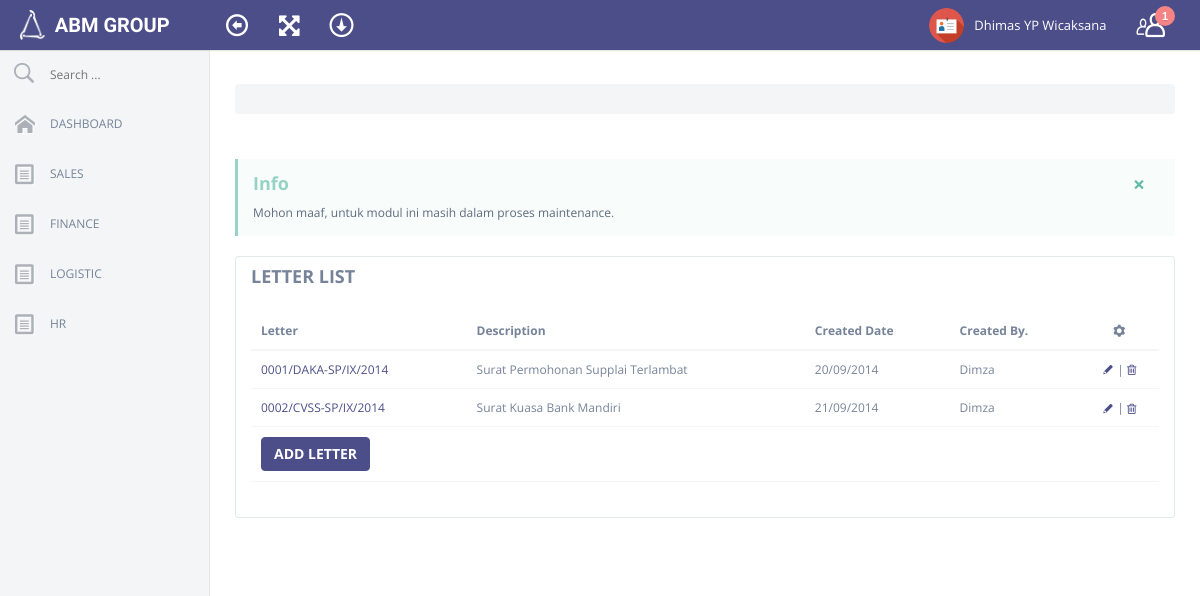
The page /listLetter.php (signed in) on the database its author committed.
### tables this page shows
CREATE TABLE IF NOT EXISTS `employee` (
`id_karyawan` int(255) NOT NULL,
  `no_pegawai` int(255) DEFAULT NULL,
  `join_date` varchar(100) DEFAULT '',
  `status_karyawan` varchar(1000) DEFAULT '',
  `kode_company` varchar(100) DEFAULT '',
  `nama_depan` varchar(1000) DEFAULT '',
  `nama_tengah` varchar(1000) DEFAULT '',
  `nama_belakang` varchar(1000) DEFAULT '',
  `tempat_lahir` varchar(1000) DEFAULT '',
  `ttl_karyawan` varchar(1000) DEFAULT '',
  `alamat_karyawan` varchar(1000) DEFAULT '',
  `kota_karyawan` varchar(1000) DEFAULT '',
  `kodepos_karyawan` int(255) DEFAULT NULL,
  `propinsi_karyawan` varchar(1000) DEFAULT '',
  `negara_karyawan` varchar(1000) DEFAULT '',
  `telpon_karyawan` varchar(1000) DEFAULT '',
  `mobile_karyawan` varchar(1000) DEFAULT '',
  `email_karyawan` varchar(1000) DEFAULT '',
  `job_tittle` varchar(1000) DEFAULT '',
  `basic_salary` int(255) DEFAULT NULL,
  `meals_salary` int(255) DEFAULT NULL,
  `npwp` varchar(1000) DEFAULT '',
  `bpjs` varchar(1000) DEFAULT '',
  `sex` varchar(1000) DEFAULT '',
  `martial_status` varchar(1000) DEFAULT '',
  `spouse_name` varchar(1000) DEFAULT '',
  `no_child` int(10) DEFAULT NULL,
  `emergency_contact` varchar(1000) DEFAULT '',
  `emergency_phone` varchar(1000) DEFAULT '',
  `id_type` varchar(1000) DEFAULT '',
  `id_no` varchar(1000) DEFAULT '',
  `foto` varchar(1000) DEFAULT '',
  `status` int(10) DEFAULT NULL,
  `vis` int(10) DEFAULT NULL,
  `create_user` varchar(1000) DEFAULT '',
  `create_date` varchar(1000) DEFAULT '',
  `modified_user` varchar(1000) DEFAULT '',
  `modified_date` varchar(1000) DEFAULT ''
);

CREATE TABLE IF NOT EXISTS `letter` (
`id_letter` int(255) NOT NULL,
  `letter_no` varchar(1000) NOT NULL,
  `description` varchar(1000) NOT NULL,
  `kode_company` varchar(100) NOT NULL,
  `instansi` varchar(1000) NOT NULL,
  `tanggal` varchar(1000) NOT NULL,
  `remark` text NOT NULL,
  `vis` int(10) NOT NULL,
  `create_user` varchar(100) NOT NULL,
  `create_date` varchar(1000) NOT NULL,
  `modified_user` varchar(100) NOT NULL,
  `modified_date` varchar(1000) NOT NULL
);

### listLetter.php (the view, shortened to what this page needs)
<?PHP
	  $id2=$_SESSION['SESS_MEMBER_ID'];
	  $tampil= mysql_query("select * from user where id_pegawai='$id2'");
	  $data_tampil = mysql_fetch_array($tampil);
	  $kd_role = $data_tampil['role'];
    $peg = $data_tampil['nama_pegawai'];
    $today = date("j/m/Y");
	if ($kd_role == "1") {
		include ("head_meta.php");
?>
<body>
<?PHP include ("header.php"); ?>
<?PHP include ("sidebar.php"); ?>
<div id=content>
  <div class=content-wrapper>
    <div class=row>
      <div class="col-lg-12 heading">
        <br>
        <ul id=crumb class=breadcrumb>
        </ul>
      </div>
    </div>
    <div class=outlet>
      <div class=row>
        <div class=col-lg-12>
          <div class="bs-callout bs-callout-info fade in">
            <button type=button class=close data-dismiss=alert aria-hidden=true>&times;</button>
            <h4>Info</h4>
            <p>Mohon maaf, untuk modul ini masih dalam proses maintenance.</p>
          </div>
        </div>
      </div>
      <div class=row>
        <div class=col-lg-12>
          <div class="panel panel-default plain toggle panelClose panelRefresh">
            <div class="panel-heading white-bg">
              <h4>LETTER LIST</h4>
            </div>
            <div class=panel-body>
              <table class="table display" id=datatable>
                <thead>
                  <tr>
                    <th>Letter
                    <th>Description
                    <th>Created Date
                    <th>Created By.
                    <th class="text-center"><i class="im-cog"></i>
                <tbody>
          <?PHP $kar= mysql_query("select * from letter where vis='0' order by id_letter asc limit 0, 100");
            While($kar2= mysql_fetch_assoc($kar))
              {
                echo '<tr class="odd gradeX">';
                echo '<td><a href="detail_letter.php?kd='.$kar2["id_letter"].'">'.$kar2['letter_no'];
                echo '</a><td>'.$kar2['description'];
                echo '<td>'.$kar2['tanggal'];
                echo '<td>'.$kar2['modified_user'];
                echo '<td class="text-center"><a href="edit_let.php?kd='.$kar2["id_letter"].'" target="_Blank"><i class="en-pencil"></i></a> | ';
                echo '<a href="sys/engine/hapus_sur.php?kd='.$kar2["id_letter"].'&&dt='.$today.'&&pg='.$peg.'&&clt='.$kar2["letter_no"].'&&swch=1" onclick=\'return confirm("Anda yakin ingin menghapus?")\'><i class="fa-trash"></i></a>';
              }
          ?>
                <tfoot>
                  <tr>
                    <th><a href="add_letter.php" target="_Blank"><button type=button class="btn btn-primary">ADD LETTER</button></a>
                    <th>
                    <th>
                    <th>
                    <th>
              </table>
            </div>
          </div>
        </div>
      </div>
    </div>
  </div>
</div>
<?PHP 	}  else { header("Location: error_page.php"); } ?>

### header.php (shortened to what this page needs)
Start #header -->
<div id="header">
  <div class=container-fluid>
    <div class=navbar>
      <div class="navbar-header">
        <a class=navbar-brand href=dashboard.php>
          <img style="margin: 5px 5px 10px 20px;" width="25" height="30" src=assets/img/logo01.png>
            <span class=text-logo>ABM GROUP</span><span class=text-slogan></span></a></div>
              <nav class=top-nav role=navigation>
                <ul class="nav navbar-nav pull-left">
                  <li id="toggle-sidebar-li"><a href=# id="toggle-sidebar"><i class=en-arrow-left2></i></a></li>
                  <li><a href=# class=full-screen><i class=fa-fullscreen></i></a></li>
                  <li><a href=# id="toggle-header-area"><i class=ec-download></i></a></li>
                </ul>
        <ul class="nav navbar-nav pull-right">
          <?PHP
                $idu= $data_tampil['nama_pegawai'];
                $idu2= mysql_query("select * from employee where nama_depan='$idu'") or die(mysql_error());
                $idu4= mysql_result($idu2, 0, 'nama_depan');
                $idu5= mysql_result($idu2, 0, 'nama_tengah');
                $idu6= mysql_result($idu2, 0, 'nama_belakang');
          ?>
          <li class=dropdown>
            <a href=# data-toggle=dropdown>
              <img class=user-avatar src=assets/img/ico/profile.png >
              <?PHP echo $idu4 ?> <?PHP echo $idu5 ?> <?PHP echo $idu6 ?>
            </a>
          </li>
          <li id="toggle-right-sidebar-li"><a href=# id="toggle-right-sidebar"><i class="ec-users"></i> <span class="notification">1</span></a></li>
        </ul>
      </nav>
    </div>
  </div>
</div>

### rows shown on the page
employee: nama_depan "Dhimas", nama_belakang "YP Wicaksana"
letter: letter_no "0001/DAKA-SP/IX/2014", description "Surat Permohonan Supplai Terlambat", tanggal "20/09/2014", modified_user "Dimza"
letter: letter_no "0002/CVSS-SP/IX/2014", description "Surat Kuasa Bank Mandiri", tanggal "21/09/2014", modified_user "Dimza"
